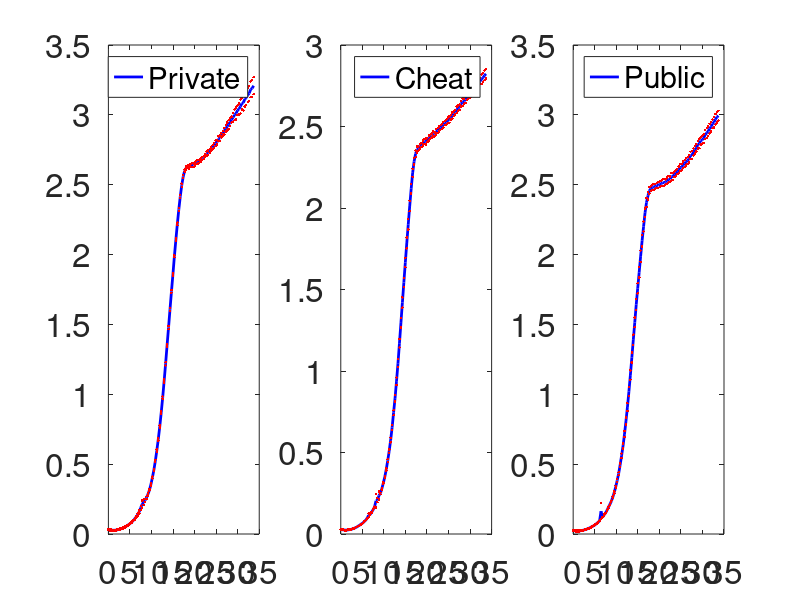

Write MATLAB code to recreate this figure.
%% clear environment
clear;
clc;

% Sheet 1 - S288C_0410_1pct_glucose_pbprch
% Sheet 2 - S288C_0410_1pct_sucrose_pbprch
% Sheet 3 - S288C_0410_diff_sucrose_pbpr

% Sheet 4 - CENPK21C_0410_diff_sucrose_pb
% Sheet 5 - CENPK21C_0410_1pct_sugar_pb
% Sheet 6 - CENPK21C_0410_diff_sucrose_pbpr
% Sheet 7 - CENPK21C_0410_dot05pct_sucrose_pbpr
% Sheet 8 - CENPK21C_0410_1pct_glucose_pbpr

%% load data
load S288C_0410_1pct_glucose_pbprch
load S288C_0410_1pct_sucrose_pbprch
load S288C_0410_diff_sucrose_pbpr

%% unit convert from cell/microliter to gram/liter
unit = 1e6 * 4.6e-11;

%% S288C_0410_1pct_glucose_pbprch
pop_density_gL = S288C_0410_1pct_glucose_pbprch.S288C_0410_1pct_glucose_pbprch_pop_density.*unit;
time = S288C_0410_1pct_glucose_pbprch.S288C_0410_1pct_glucose_pbprch_time;
conc_pct = S288C_0410_1pct_glucose_pbprch.S288C_0410_1pct_glucose_pbprch_conc_pct;
species = {'Private','Cheat','Public'};

%% figure
re_exp_num = 7;
species_num = 3;

figure(1)
for i = 1:species_num
    subplot(1,species_num,i)
    [mu,sigma] = normfit(pop_density_gL(re_exp_num*(i-1)+1:re_exp_num*i,:),0.05);
    plot(time,mu,'LineWidth',2,'Color','b');
    hold on
    plot(time,mu+sigma,'.','LineWidth',2,'Color','r');
    hold on
    plot(time,mu-sigma,'.','LineWidth',2,'Color','r');
    legend(species{i},'FontSize',24)
    set(gca,'Fontsize',24)
end






